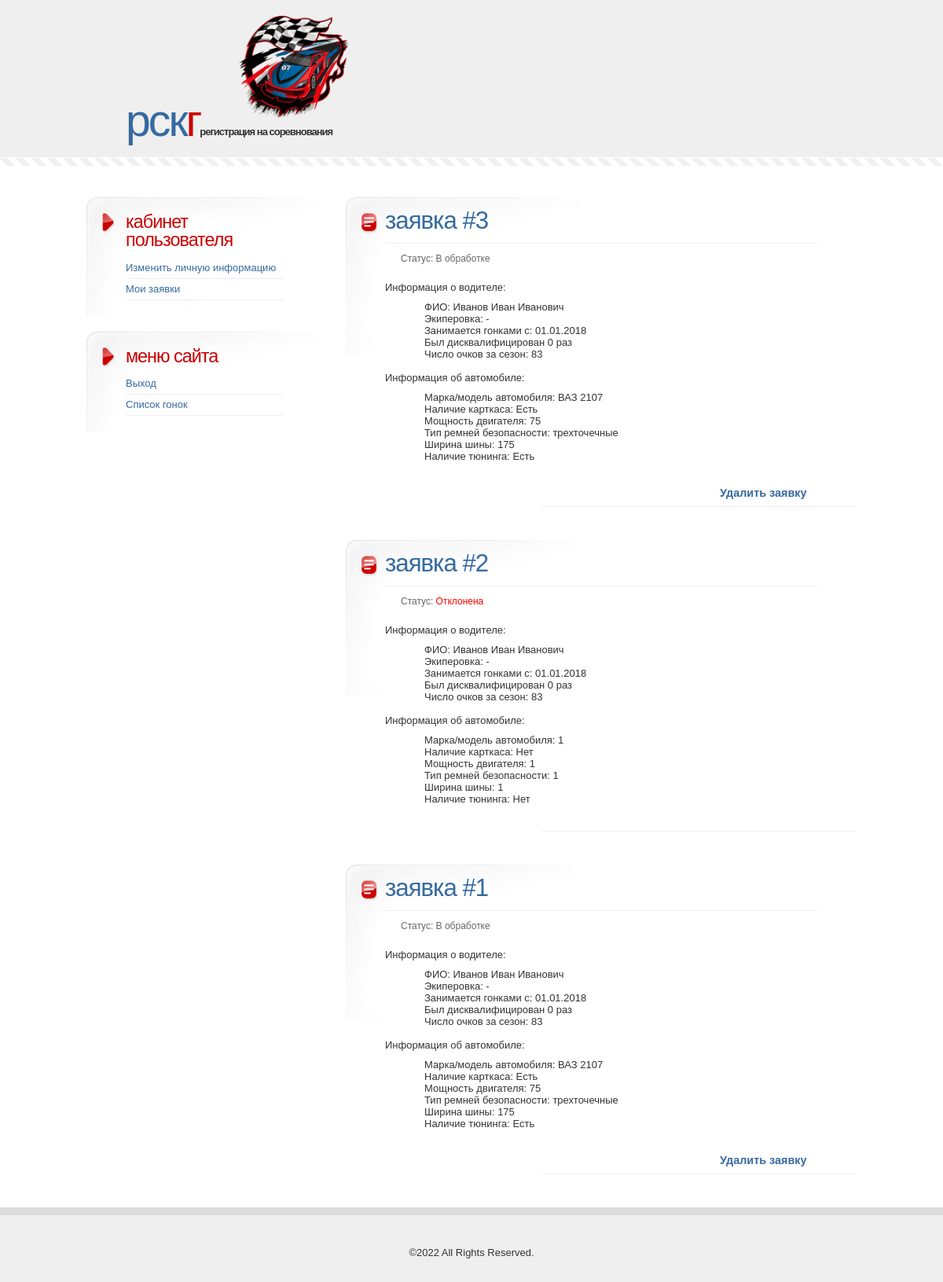
The app's page /Сайт/my.php (signed in) with its own data.
### tables this page shows
CREATE TABLE `request` (
  `req_id` int(11) NOT NULL,
  `Model` varchar(80) DEFAULT NULL,
  `Rollcage` tinyint(4) NOT NULL,
  `Power` float NOT NULL,
  `BeltType` varchar(50) NOT NULL,
  `Tuning` tinyint(4) NOT NULL,
  `Tire` float NOT NULL,
  `sender_id` int(11) NOT NULL,
  `r_id` int(11) NOT NULL
);

CREATE TABLE `users` (
  `id` int(11) NOT NULL,
  `LastName` varchar(100) NOT NULL,
  `FirstName` varchar(100) NOT NULL,
  `MiddleName` varchar(100) DEFAULT NULL,
  `Login` varchar(20) NOT NULL,
  `Password` varchar(20) NOT NULL,
  `StartDate` date NOT NULL,
  `Equipment` varchar(200) NOT NULL,
  `Points` int(11) NOT NULL,
  `Disquals` int(11) NOT NULL,
  `Role` tinyint(4) NOT NULL
);

### Сайт/my.php (the view, shortened to what this page needs)
<html>
<head>
<link rel="stylesheet" href="/style.css" type="text/css">
</head>
<body>
<div id="header">
	<h1><a style="margin-left: 50px" href="/">РСК<span>Г</span></a></h1>
	<h2><a>Регистрация на соревнования</a></h2>
</div>
<div id="page">
	<div id="content">
		<?php
            $racing_center = new PDO('mysql:host=localhost;dbname=racingcenter', 'root');
            $get_req_list = 'SELECT * FROM Request WHERE sender_id = :cur_id ORDER BY req_id DESC';
			$requests = $racing_center->prepare($get_req_list);
			$requests->execute(['cur_id' => $_COOKIE['id']]);
			while($row = $requests->fetch(PDO::FETCH_OBJ))
			{
                $get_req_status = 'SELECT Verdict FROM Fin_Verdict WHERE req_id = :cur_req';
                $status = $racing_center->prepare($get_req_status);
                $status->execute(['cur_req' => $row->req_id]);
                $status = $status->fetch(PDO::FETCH_ASSOC);
                $get_req_user = 'SELECT * FROM Users WHERE id = :requester_id';
                $user_info = $racing_center->prepare($get_req_user);
                $user_info->execute(['requester_id' => $row->sender_id]);
                $user_info = $user_info->fetch(PDO::FETCH_OBJ);
                $start_date = date('d.m.Y', strtotime($user_info->StartDate));
			  echo '<div class="post" style="background: url(images/img04.jpg) no-repeat;">
				        <h2 class="title">Заявка #'.$row->req_id.'</h2>
                        <div class="longmeta">
                            Статус: ';
                            if (!is_countable($status) || count($status) == 0)
                                echo 'В обработке';
                            else if(current($status) == 1)
                                echo '<span style="color: green">Одобрена</span>';
                            else
                                echo '<span style="color: red">Отклонена</span>';
                  echo '</div>
			            <div class="entry">
				            Информация о водителе:
                                <div class="req-info">
                                    ФИО: '.$user_info->LastName.' '.$user_info->FirstName.' '.$user_info->MiddleName.'</br>
                                    Экиперовка: '.$user_info->Equipment.'</br>
                                    Занимается гонками с: '.$start_date.'</br>
                                    Был дисквалифицирован '.$user_info->Disquals.' раз </br>
                                    Число очков за сезон: '.$user_info->Points.'
                                </div>
                            Информация об автомобиле:
                                <div class="req-info">
                                    Марка/модель автомобиля: '.$row->Model.' </br>
                                    Наличие карткаса: ';
                                    if($row->Rollcage)
                                        echo 'Есть </br>';
                                    else
                                        echo 'Нет </br>';
                            echo    'Мощность двигателя: '.$row->Power.' </br>
                                    Тип ремней безопасности: '.$row->BeltType.' </br>
                                    Ширина шины: '.$row->Tire.' </br>
                                    Наличие тюнинга: ';
                                    if($row->Tuning)
                                        echo 'Есть </br>';
                                    else
                                        echo 'Нет </br>';
                        echo    '</div>
			            </div>
						<div class="page-controls">';
                        if (!is_countable($status) || count($status) == 0){
			            echo '<div class="inner-controls">
                                <form style="margin: 0; padding-left: 195px;"method="POST" action="/deleterequest.php" onsubmit="return ConfirmDelete();">
                                    <input type="hidden" name="request_id" value="'.$row->req_id.'">
                                    <input class="common-button" type="submit" value="Удалить заявку">
                                </form>
                            </div>';}
                   echo '</div>
                    </div>';
            }
        ?>
	</div>
    <div id="sidebar">
		<ul>
			<?php
			if(isset($_COOKIE['id'])){
				echo
				'<li>
				    <h2>Кабинет пользователя</h2>
				    <ul>
					    <li><a href="/userinfo.php">Изменить личную информацию</a></li>
					    <li><a href="/my.php">Мои заявки</a></li>
					</ul>
			    </li>';
			}
			?>
			<li>
				<h2>Меню сайта</h2>
				<ul>
				    <?php
				    	if(isset($_COOKIE['id']))
						    echo '<li><a href="logout.php">Выход</a></li>';
						else
						    echo '<li><a id="show-login">Вход</a></li>
							      <li><a id="show-register">Регистрация</a></li>';
					?>
					<li><a href="/">Список гонок</a></li>
				</ul>
			</li>
		</ul>
		<div style="clear: both;">&nbsp;</div>
	</div>
</div>
<div id="footer">
	<p id="legal">&copy;2022 All Rights Reserved.</a></p>
</div>
</body>
</html>

### Сайт/style.css (style rules this page uses)
body { margin: 0; padding: 0; background: #FFFFFF url(images/img01.gif) repeat-x; font-family: "Trebuchet MS", Arial, Helvetica, sans-serif; font-size: 13px; color: #333333; }
form { margin-top: 20px; padding: 0; }
input, textarea { font: bold 1.2em "Trebuchet MS", Arial, Helvetica, sans-serif; color: #333333; }
h1, h2, h3 { margin: 0; font-weight: normal; color: #5f5f5f; }
h1 { letter-spacing: -1px; font-size: 2.6em; }
h2 { font-size: 1.8em; margin-bottom: 10px; text-transform: lowercase; letter-spacing: -1px; color: #CC0000; }
p, ul, ol { margin-bottom: 1.6em; line-height: 180%; }
a { border-bottom: 1px dotted #EFEFEF; text-decoration: none; color: #356AA0; }
#header { width: 980px; height: 231px; margin: 0 auto; }
#header h1 { float: left; margin-top: 20px; padding: 100px 190px 0 0; background: url(images/img02.png) no-repeat right top; background-size: 140px; text-transform: lowercase; letter-spacing: -3px; font-size: 4.4em; }
#header h1 span { color: #CC0000; }
#header h2 { float: left; margin: 0 0 0 -190px; padding: 160px 0 0 0; text-transform: lowercase; font-size: 1em; font-weight: bold; color: #333333; }
#header h2 a { color: #333333; }
#page { width: 980px; margin: 0 auto; padding: 20px 0; }
#content { float: right; width: 650px; }
.post { margin-bottom: 30px; padding: 12px 50px; min-height: 150px; background: url(images/img05.jpg) no-repeat; }
.post .title { letter-spacing: -1px; font-size: 2.4em; color: #356AA0; }
.post .entry { min-height: 95px; }
.longmeta { font-size: 12px; margin-top: 5px; margin-bottom: 10px; padding: 12px 20px; border-top: 1px solid #EFEFEF; line-height: normal; color: #666666; }
.page-controls { margin-left: 200px; width: 400px; margin-top: 25px; padding-bottom: 8px; font-size: 12px; border-bottom: 1px solid #EFEFEF; }
.inner-controls { margin-left: 25px; }
.req-info { margin-left: 50px; margin-top: 10px; margin-bottom: 15px; }
.common-button { margin-top: 5px; border: none; background: none; color: #356AA0; }
#sidebar { float: left; width: 300px; }
#sidebar ul { margin: 0; padding: 0; list-style: none; }
#sidebar li { margin-bottom: 20px; padding: 20px 50px; background: url(images/img03.jpg) no-repeat; }
#sidebar li ul { line-height: 2em; }
#sidebar li li { margin: 0; padding: 0; background: none; border-bottom: 1px solid #EFEFEF; }
#sidebar a { border: none; }
#footer { clear: both; padding: 30px 0; border-top: 10px solid #DDDDDD; background: #EFEFEF; }
#footer p { margin: 0; padding: 10px 0 0 0; text-align: center; line-height: normal; }

### records on screen
request: req_id "3", shows "В обработке", sender.LastName "Иванов", sender.FirstName "Иван", sender.MiddleName "Иванович", sender.Equipment "-", sender.StartDate "01.01.2018", sender.Disquals "0", sender.Points "83", Model "ВАЗ 2107", Rollcage "Есть", Power "75", BeltType "трехточечные", Tire "175", Tuning "Есть"
request: req_id "2", shows "Отклонена", sender.LastName "Иванов", sender.FirstName "Иван", sender.MiddleName "Иванович", sender.Equipment "-", sender.StartDate "01.01.2018", sender.Disquals "0", sender.Points "83", Model "1", Rollcage "Нет", Power "1", BeltType "1", Tire "1", Tuning "Нет"
request: req_id "1", shows "В обработке", sender.LastName "Иванов", sender.FirstName "Иван", sender.MiddleName "Иванович", sender.Equipment "-", sender.StartDate "01.01.2018", sender.Disquals "0", sender.Points "83", Model "ВАЗ 2107", Rollcage "Есть", Power "75", BeltType "трехточечные", Tire "175", Tuning "Есть"
